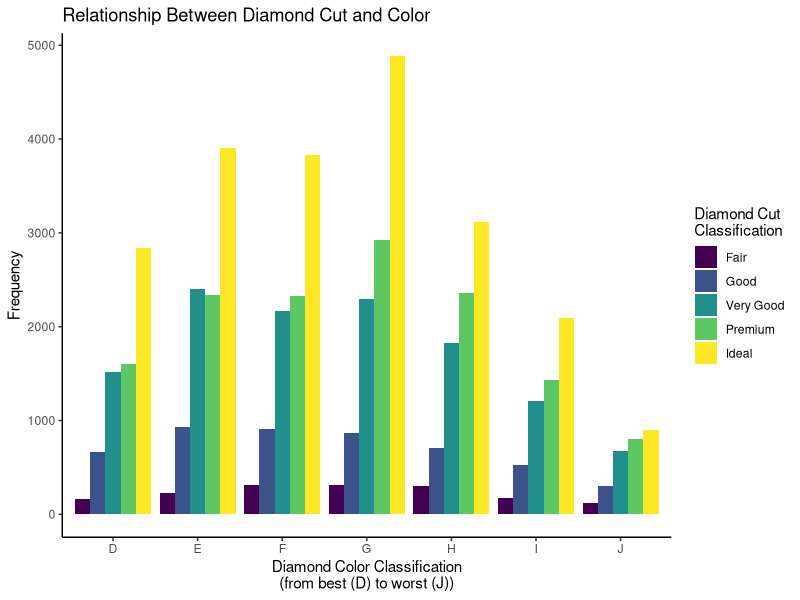
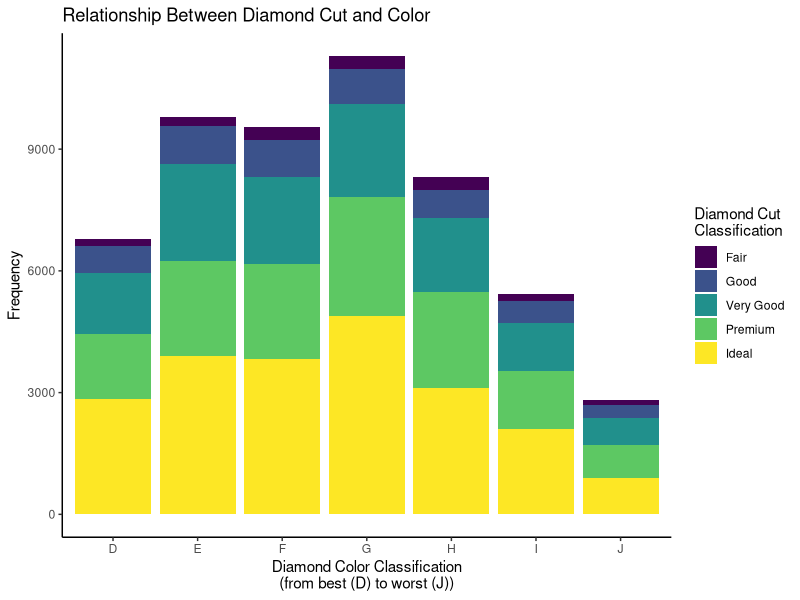
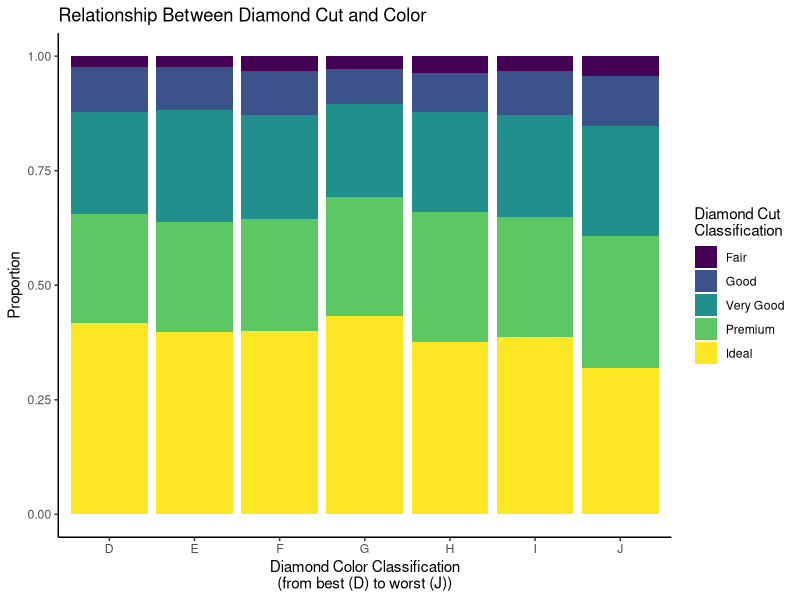
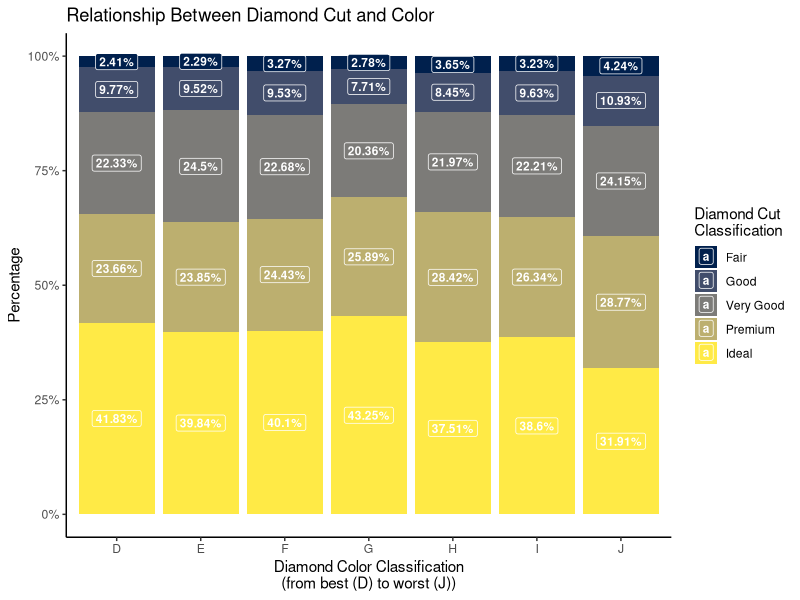

Generate these figures, in order, with R:
## Visualizing Association Between Categorical
## Variables Code ##

library(tidyverse)

## Using the ggplot2::diamonds dataset, suppose I'm interested
## in understanding the relationship between cut and color ##

## Let's get the data into the right format ##

diamonds_df <- ggplot2::diamonds |>
  group_by(cut,color) |>
  count()

diamonds_df |>
  slice_head(n=8)

## Create a grouped bar chart ##

diamonds_df |>
  ggplot(aes(x = color, y = n, fill = cut)) +
  geom_bar(stat = 'identity', 
           position = position_dodge()) +
  labs(x = "Diamond Color Classification\n(from best (D) to worst (J))",
       y = "Frequency",
       fill = "Diamond Cut\nClassification",
       title = "Relationship Between Diamond Cut and Color") +
  theme_classic()

## Creating a Stacked Bar Chart ##

diamonds_df |>
  ggplot(aes(x = color, y = n, fill = cut)) +
  geom_bar(stat = 'identity', 
           position = position_stack()) +
  labs(x = "Diamond Color Classification\n(from best (D) to worst (J))",
       y = "Frequency",
       fill = "Diamond Cut\nClassification",
       title = "Relationship Between Diamond Cut and Color") +
  theme_classic()

## Creating a 100% Stacked Bar Chart ##

diamonds_df |>
  group_by(color) |>
  mutate(pct = n/sum(n)) |>
  ggplot(aes(x = color, y = pct, fill = cut)) +
  geom_bar(stat = 'identity', 
           position = position_stack()) +
  labs(x = "Diamond Color Classification\n(from best (D) to worst (J))",
       y = "Proportion",
       fill = "Diamond Cut\nClassification",
       title = "Relationship Between Diamond Cut and Color") +
  theme_classic()

## Changing the y-axis units and adding data labels: ##

library(viridis)

diamonds_df |>
  group_by(color) |>
  mutate(pct = n/sum(n)) |>
  mutate(pct1 = paste(round(pct*100,2),"%",sep="")) |>
  ggplot(aes(x = color, y = pct, fill = cut)) +
  geom_bar(stat = 'identity', 
           position = position_stack()) +
  geom_label(aes(label = pct1),
             position=position_stack(vjust=0.5),
             color='white',
             size = 3,
             fontface='bold') +
  labs(x = "Diamond Color Classification\n(from best (D) to worst (J))",
       y = "Percentage",
       fill = "Diamond Cut\nClassification",
       title = "Relationship Between Diamond Cut and Color") +
  theme_classic() +
  scale_y_continuous(labels = scales::percent) +
  scale_fill_viridis(option="E",
                     discrete=T)